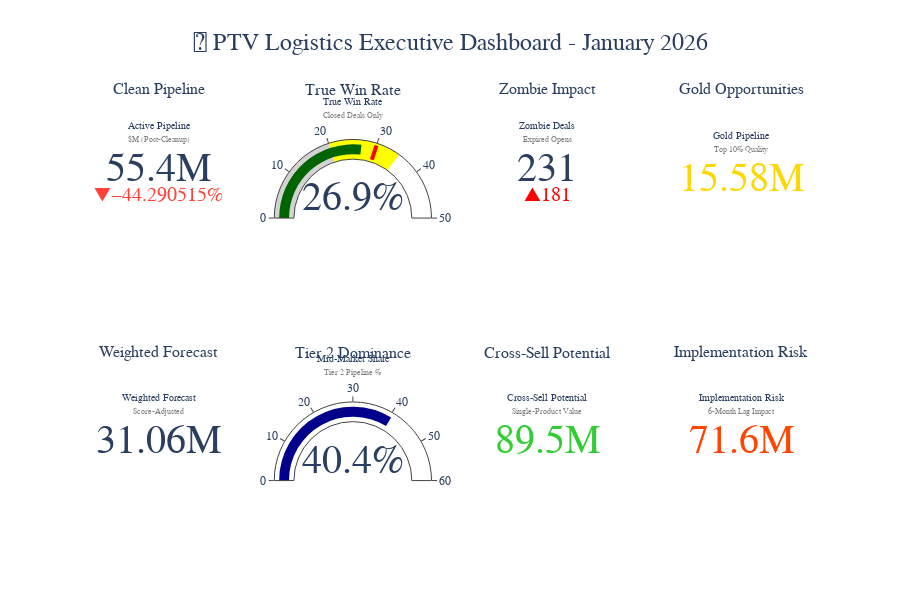

The notebook cell this image was saved under:
### Markdown cell above
## 2. Executive KPI Dashboard
### Real-time pipeline health monitoring

### Code cell
# EXECUTIVE KPI DASHBOARD - BIG NUMBER CARDS
# Critical metrics for C-Suite decision making

# Calculate key metrics
total_active_pipeline = active_df['ACV'].sum()
clean_open_pipeline = active_df[active_df['Status'] == 'Open']['ACV'].sum()
won_revenue = active_df[active_df['Status'] == 'Won']['ACV'].sum()
zombie_count = len(df) - len(active_df)
zombie_value = df[df['is_zombie']]['ACV'].sum()
original_open = df[df['Status'] == 'Open']['ACV'].sum()

# True performance metrics
total_closed = len(active_df[active_df['Status'].isin(['Won', 'Lost'])])
won_deals = len(active_df[active_df['Status'] == 'Won'])
true_win_rate = (won_deals / total_closed) * 100 if total_closed > 0 else 0

# Gold opportunities
gold_platinum_deals = open_deals[open_deals['Priority'].isin(['Gold', 'Platinum'])]
gold_platinum_value = gold_platinum_deals['ACV'].sum()

# Weighted forecast (using lead scores as probability)
weighted_forecast = (open_deals['ACV'] * open_deals['Lead_Score'] / 100).sum()

# Create KPI Dashboard using Plotly
fig = make_subplots(
    rows=2, cols=4,
    subplot_titles=('Clean Pipeline', 'True Win Rate', 'Zombie Impact', 'Gold Opportunities',
                   'Weighted Forecast', 'Tier 2 Dominance', 'Cross-Sell Potential', 'Implementation Risk'),
    specs=[[{"type": "indicator"}, {"type": "indicator"}, {"type": "indicator"}, {"type": "indicator"}],
           [{"type": "indicator"}, {"type": "indicator"}, {"type": "indicator"}, {"type": "indicator"}]]
)

# Row 1: Core Pipeline Metrics
fig.add_trace(go.Indicator(
    mode="number+delta",
    value=clean_open_pipeline/1e6,
    number={'suffix': "M", 'font': {'size': 40}},
    delta={'reference': original_open/1e6, 'relative': True},
    title={"text": "Active Pipeline<br><span style='font-size:0.8em;color:gray'>$M (Post-Cleanup)</span>"},
    domain={'row': 0, 'column': 0}
), row=1, col=1)

fig.add_trace(go.Indicator(
    mode="number+gauge",
    value=true_win_rate,
    number={'suffix': "%", 'font': {'size': 40}},
    gauge={'axis': {'range': [0, 50]}, 'bar': {'color': "darkgreen"}, 
           'steps': [{'range': [0, 20], 'color': "lightgray"}, 
                    {'range': [20, 35], 'color': "yellow"}],
           'threshold': {'line': {'color': "red", 'width': 4}, 'thickness': 0.75, 'value': 30}},
    title={"text": "True Win Rate<br><span style='font-size:0.8em;color:gray'>Closed Deals Only</span>"},
    domain={'row': 0, 'column': 1}
), row=1, col=2)

fig.add_trace(go.Indicator(
    mode="number+delta",
    value=zombie_count,
    number={'font': {'size': 40}},
    delta={'reference': 50, 'increasing': {'color': "red"}, 'decreasing': {'color': "green"}},
    title={"text": "Zombie Deals<br><span style='font-size:0.8em;color:gray'>Expired Opens</span>"},
    domain={'row': 0, 'column': 2}
), row=1, col=3)

fig.add_trace(go.Indicator(
    mode="number",
    value=gold_platinum_value/1e6,
    number={'suffix': "M", 'font': {'size': 40, 'color': '#FFD700'}},
    title={"text": "Gold Pipeline<br><span style='font-size:0.8em;color:gray'>Top 10% Quality</span>"},
    domain={'row': 0, 'column': 3}
), row=1, col=4)

# Row 2: Strategic Metrics
tier2_pipeline = active_df[active_df['Cluster_Label'] == 'Tier 2: Core (Mid-Market)']['ACV'].sum()
tier2_share = (tier2_pipeline / total_active_pipeline) * 100

# Cross-sell opportunity
single_product_customers = active_df.groupby('CustomerName').agg({
    'ProductName': 'nunique', 'ACV': 'sum'
}).query('ProductName == 1 & ACV >= 100000')
cross_sell_value = single_product_customers['ACV'].sum()

fig.add_trace(go.Indicator(
    mode="number",
    value=weighted_forecast/1e6,
    number={'suffix': "M", 'font': {'size': 40}},
    title={"text": "Weighted Forecast<br><span style='font-size:0.8em;color:gray'>Score-Adjusted</span>"},
    domain={'row': 1, 'column': 0}
), row=2, col=1)

fig.add_trace(go.Indicator(
    mode="number+gauge",
    value=tier2_share,
    number={'suffix': "%", 'font': {'size': 40}},
    gauge={'axis': {'range': [0, 60]}, 'bar': {'color': "darkblue"}},
    title={"text": "Mid-Market Share<br><span style='font-size:0.8em;color:gray'>Tier 2 Pipeline %</span>"},
    domain={'row': 1, 'column': 1}
), row=2, col=2)

fig.add_trace(go.Indicator(
    mode="number",
    value=cross_sell_value/1e6,
    number={'suffix': "M", 'font': {'size': 40, 'color': '#32CD32'}},
    title={"text": "Cross-Sell Potential<br><span style='font-size:0.8em;color:gray'>Single-Product Value</span>"},
    domain={'row': 1, 'column': 2}
), row=2, col=3)

# Implementation lag metric (6-month risk)
implementation_risk = total_active_pipeline * 0.15  # 15% churn risk during 6-month lag
fig.add_trace(go.Indicator(
    mode="number",
    value=implementation_risk/1e6,
    number={'suffix': "M", 'font': {'size': 40, 'color': '#FF4500'}},
    title={"text": "Implementation Risk<br><span style='font-size:0.8em;color:gray'>6-Month Lag Impact</span>"},
    domain={'row': 1, 'column': 3}
), row=2, col=4)

fig.update_layout(
    height=600,
    title={
        'text': "🎯 PTV Logistics Executive Dashboard - January 2026",
        'x': 0.5,
        'font': {'size': 24}
    },
    font={'family': "Arial, sans-serif"}
)

fig.show()

# Print executive summary
print("📊 EXECUTIVE SUMMARY - PIPELINE INTELLIGENCE")
print("=" * 60)
print(f"💡 PIPELINE HEALTH:")
print(f"   • Clean Active Pipeline: ${clean_open_pipeline/1e6:.1f}M (${zombie_value/1e6:.1f}M zombies removed)")
print(f"   • True Win Rate: {true_win_rate:.1f}% (zombie-adjusted)")
print(f"   • Weighted Forecast: ${weighted_forecast/1e6:.1f}M (probability-adjusted)")
print(f"\n🎯 STRATEGIC FOCUS AREAS:")
print(f"   • Tier 2 Mid-Market: {tier2_share:.1f}% of total pipeline value")
print(f"   • Gold Opportunities: ${gold_platinum_value/1e6:.1f}M in {len(gold_platinum_deals)} premium deals")
print(f"   • Cross-Sell Potential: ${cross_sell_value/1e6:.1f}M in single-product customers")
print(f"\n⚠️ OPERATIONAL RISKS:")
print(f"   • Implementation Lag: ${implementation_risk/1e6:.1f}M at risk during 6-month delay")
print(f"   • Zombie Rate: {(zombie_count/(zombie_count + len(active_df)))*100:.1f}% of total deals")

### Figure 1 — Plotly figure (JSON) as saved in the notebook; plotly's stock layout.template omitted (floating-point values rounded to 4 significant figures)
{"data": [{"delta": {"reference": 99.4, "relative": true}, "domain": {"column": 0, "row": 0, "x": [0, 0.2125], "y": [0.625, 1]}, "mode": "number+delta", "number": {"font": {"size": 40}, "suffix": "M"}, "title": {"text": "Active Pipeline<br><span style='font-size:0.8em;color:gray'>$M (Post-Cleanup)</span>"}, "type": "indicator", "value": 55.37}, {"domain": {"column": 1, "row": 0, "x": [0.2625, 0.475], "y": [0.625, 1]}, "gauge": {"axis": {"range": [0, 50]}, "bar": {"color": "darkgreen"}, "steps": [{"color": "lightgray", "range": [0, 20]}, {"color": "yellow", "range": [20, 35]}], "threshold": {"line": {"color": "red", "width": 4}, "thickness": 0.75, "value": 30}}, "mode": "number+gauge", "number": {"font": {"size": 40}, "suffix": "%"}, "title": {"text": "True Win Rate<br><span style='font-size:0.8em;color:gray'>Closed Deals Only</span>"}, "type": "indicator", "value": 26.86}, {"delta": {"decreasing": {"color": "green"}, "increasing": {"color": "red"}, "reference": 50}, "domain": {"column": 2, "row": 0, "x": [0.525, 0.7375], "y": [0.625, 1]}, "mode": "number+delta", "number": {"font": {"size": 40}}, "title": {"text": "Zombie Deals<br><span style='font-size:0.8em;color:gray'>Expired Opens</span>"}, "type": "indicator", "value": 231}, {"domain": {"column": 3, "row": 0, "x": [0.7875, 1], "y": [0.625, 1]}, "mode": "number", "number": {"font": {"color": "#FFD700", "size": 40}, "suffix": "M"}, "title": {"text": "Gold Pipeline<br><span style='font-size:0.8em;color:gray'>Top 10% Quality</span>"}, "type": "indicator", "value": 15.58}, {"domain": {"column": 0, "row": 1, "x": [0, 0.2125], "y": [0, 0.375]}, "mode": "number", "number": {"font": {"size": 40}, "suffix": "M"}, "title": {"text": "Weighted Forecast<br><span style='font-size:0.8em;color:gray'>Score-Adjusted</span>"}, "type": "indicator", "value": 31.06}, {"domain": {"column": 1, "row": 1, "x": [0.2625, 0.475], "y": [0, 0.375]}, "gauge": {"axis": {"range": [0, 60]}, "bar": {"color": "darkblue"}}, "mode": "number+gauge", "number": {"font": {"size": 40}, "suffix": "%"}, "title": {"text": "Mid-Market Share<br><span style='font-size:0.8em;color:gray'>Tier 2 Pipeline %</span>"}, "type": "indicator", "value": 40.42}, {"domain": {"column": 2, "row": 1, "x": [0.525, 0.7375], "y": [0, 0.375]}, "mode": "number", "number": {"font": {"color": "#32CD32", "size": 40}, "suffix": "M"}, "title": {"text": "Cross-Sell Potential<br><span style='font-size:0.8em;color:gray'>Single-Product Value</span>"}, "type": "indicator", "value": 89.51}, {"domain": {"column": 3, "row": 1, "x": [0.7875, 1], "y": [0, 0.375]}, "mode": "number", "number": {"font": {"color": "#FF4500", "size": 40}, "suffix": "M"}, "title": {"text": "Implementation Risk<br><span style='font-size:0.8em;color:gray'>6-Month Lag Impact</span>"}, "type": "indicator", "value": 71.58}], "layout": {"annotations": [{"font": {"size": 16}, "showarrow": false, "text": "Clean Pipeline", "x": 0.1062, "xanchor": "center", "xref": "paper", "y": 1, "yanchor": "bottom", "yref": "paper"}, {"font": {"size": 16}, "showarrow": false, "text": "True Win Rate", "x": 0.3688, "xanchor": "center", "xref": "paper", "y": 1, "yanchor": "bottom", "yref": "paper"}, {"font": {"size": 16}, "showarrow": false, "text": "Zombie Impact", "x": 0.6313, "xanchor": "center", "xref": "paper", "y": 1, "yanchor": "bottom", "yref": "paper"}, {"font": {"size": 16}, "showarrow": false, "text": "Gold Opportunities", "x": 0.8938, "xanchor": "center", "xref": "paper", "y": 1, "yanchor": "bottom", "yref": "paper"}, {"font": {"size": 16}, "showarrow": false, "text": "Weighted Forecast", "x": 0.1062, "xanchor": "center", "xref": "paper", "y": 0.375, "yanchor": "bottom", "yref": "paper"}, {"font": {"size": 16}, "showarrow": false, "text": "Tier 2 Dominance", "x": 0.3688, "xanchor": "center", "xref": "paper", "y": 0.375, "yanchor": "bottom", "yref": "paper"}, {"font": {"size": 16}, "showarrow": false, "text": "Cross-Sell Potential", "x": 0.6313, "xanchor": "center", "xref": "paper", "y": 0.375, "yanchor": "bottom", "yref": "paper"}, {"font": {"size": 16}, "showarrow": false, "text": "Implementation Risk", "x": 0.8938, "xanchor": "center", "xref": "paper", "y": 0.375, "yanchor": "bottom", "yref": "paper"}], "font": {"family": "Arial, sans-serif"}, "height": 600, "title": {"font": {"size": 24}, "text": "🎯 PTV Logistics Executive Dashboard - January 2026", "x": 0.5}}}
